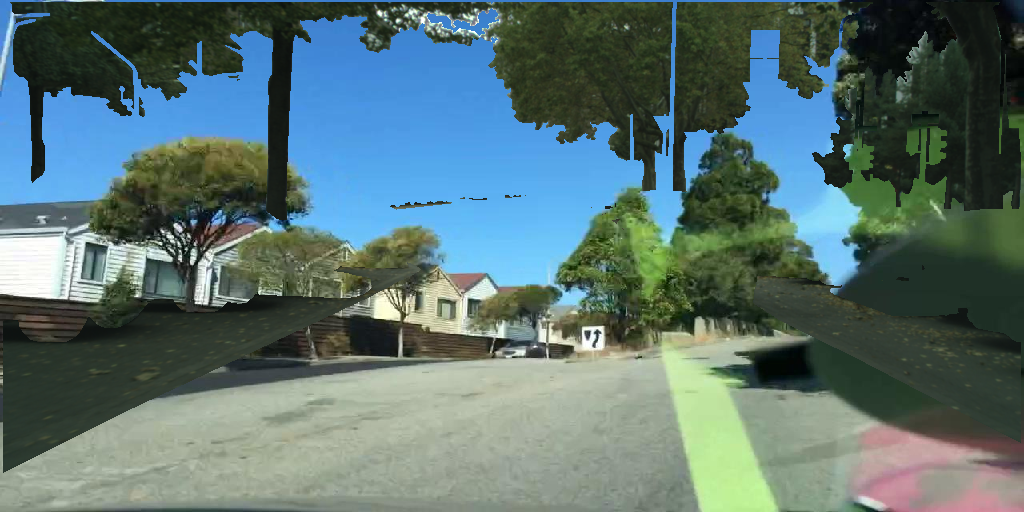
#> input picture Semi-Supervised_Natural-FoSSIL/inc/deeplab_gaps_meanT/data_used/step2/train/images/aachen_000084_000019_leftImg8bit.png, 1024 x 512 px
$ python -i data_maker.py   (imports and definitions only)
#> lines starting #> are read from the running program, lines starting #| are printed output that depends on the picture
import numpy as np
import os
from PIL import Image
import shutil
import sys
import pickle


labels_to_name = {
  0 :'unlabeled',
  1 :'ego vehicle',
  2 :'rectification border',
  3 :'out of roi',
  4 :'static',
  5 :'dynamic',
  6 :'ground',
  7 :'road', ## Take from here
  8 :'sidewalk',
  9 :'parking',
 10 :'rail track',
 11 :'building',
 12 :'wall',
 13 :'fence',
 14 :'guard rail', ## not to take
 15 :'bridge', ## not to take
 16 :'tunnel', ## not to take
 17 :'pole',
 18 :'polegroup', ## not to take
 19 :'traffic light',
 20 :'traffic sign',
 21 :'vegetation',
 22 :'terrain',
 23 :'sky',
 24 :'person',
 25 :'rider',
 26 :'car',
 27 :'truck',
 28 :'bus',
 29 :'caravan', ## not to take
 30 :'trailer', ## not to take
 31 :'train',
 32 :'motorcycle',
 33 :'bicycle',
 -1 :'licenseplate' ## not to take
}

'''
train
0 832
1 2975
2 1098
3 2975
4 2945
5 1365
6 1073
7 2934
8 2811
9 720
10 101
11 2934
12 970
13 1296
14 19
15 233
16 25
17 2949
18 223
19 1658
20 2808
21 2891
22 1654
23 2686
24 2343
25 1023
26 2832
27 359
28 274
29 59
30 72
31 142
32 513
33 1646


test
0 93
1 500
2 267
3 500
4 498
5 264
6 189
7 484
8 466
9 111
10 15
11 491
12 202
13 189
14 1
15 14
16 0
17 491
18 37
19 291
20 473
21 486
22 241
23 442
24 402
25 253
26 479
27 80
28 75
29 8
30 13
31 22
32 93
33 345

https://github.com/mcordts/cityscapesScripts/blob/master/cityscapesscripts/helpers/labels.py
'''

idd_path = "semi_fscil/natural/natural_data/cityscape/"
img_path_train = idd_path+"leftImg8bit/train/"
img_path_test = idd_path+"leftImg8bit/val/"

lbl_path_train = idd_path+"gtFine/train/"
lbl_path_test = idd_path+"gtFine/val/"


train_files = []

# [7 lines not run here, left out]


test_files = []

# [8 lines not run here, left out]


bbd_save = "semi_fscil/natural/dataset/step2/"
bbd_save_train = bbd_save+"train/"
bbd_save_val = bbd_save+"test/"


class_labels = [10,11,255]

def class_label_dict(gts_folder,class_labels):
    label_dict={}
    for lbls in class_labels:
        label_dict[lbls]=[]

    print(label_dict)

    if type(gts_folder) is list:
        gts_files = gts_folder
    else:
        gts_files=os.listdir(gts_folder)
    print(gts_folder, len(gts_files))
    for files in gts_files:
        #print(files)
        sys.stdout.flush()
        if type(gts_folder) is list:
            gt_read = np.array(Image.open(files))
        else:
            gt_read = np.array(Image.open(gts_folder+files))
        uniq=np.unique(gt_read)
        #print(uniq)
        for i in uniq:
            label_dict[i].append(files.split("/")[-1])
    return label_dict

# [1 line that did not run here, left out]
# [1 line that did not run here, left out]


# [12 lines not run here, left out]


## Step 2
req_labels = [9,21]
train_file_names = {}
test_file_names = {}

# Define the label mapping
label_mapping = {
    9:10,
    21:11
}


def mask_and_relabel(image_path, file_save_path):

#> called with file_save_path = 'out.png'
    gt_read = np.array(Image.open(image_path))
#> gt_read is the input picture: shape (512, 1024, 3); mean R, G, B 90.5, 114.9, 113.6

    # Set to 255 all values not in classes_to_keep
    mask = np.isin(gt_read, req_labels, invert=True)
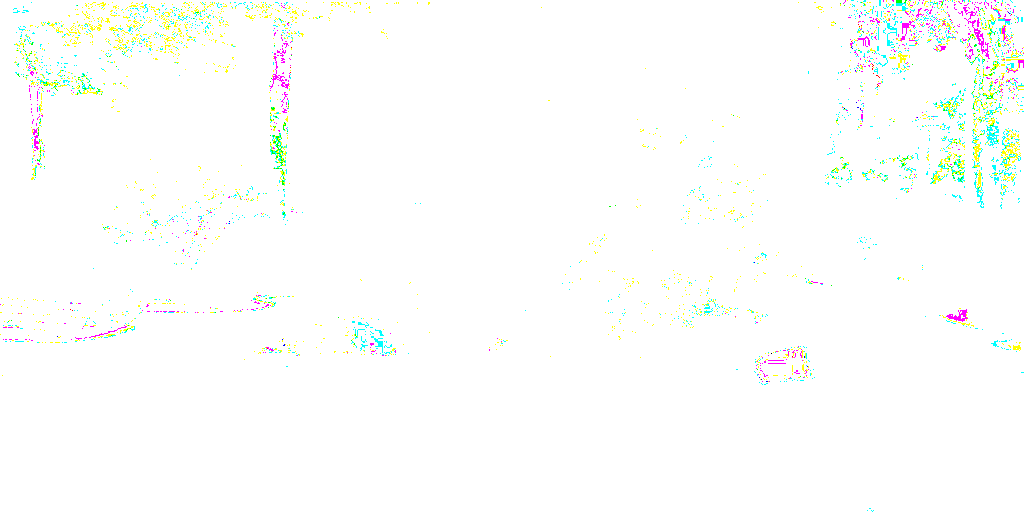
#> mask: shape (512, 1024, 3) bool; mean R, G, B 0.991, 0.996, 0.99
    gt_read[mask] = 255

    unique_classes_after_masking = np.unique(gt_read)
#> unique_classes_after_masking = [9, 21, 255]

    if len(unique_classes_after_masking)==1:
        return 0

    print(f"Unique classes after masking in {image_path.split('/')[-4:]}: {unique_classes_after_masking}")
#| Unique classes after masking in ['step2', 'train', 'images', 'aachen_000084_000019_leftImg8bit.png']: [  9  21 255]

    for original, new_label in sorted(label_mapping.items(), key=lambda x: x[1]):
        gt_read[gt_read == original] = new_label
#> gt_read: shape (512, 1024, 3); mean R, G, B 252.7, 254.1, 252.4

    unique_classes_after_relabel = np.unique(gt_read)
#> unique_classes_after_relabel = [10, 11, 255]
    print(f"Unique classes after relabeling in {image_path.split('/')[-4:]}: {unique_classes_after_relabel}")
#| Unique classes after relabeling in ['step2', 'train', 'images', 'aachen_000084_000019_leftImg8bit.png']: [ 10  11 255]

    image_name = file_save_path+image_path.split("/")[-1]
    result_img = Image.fromarray(gt_read.astype(np.uint8))
    result_img.save(image_name)
    print("File saved at ",image_name)
    return 1


bbd_save = "semi_fscil/natural/dataset/step2/"
bbd_save_train = bbd_save+"train/"
bbd_save_val = bbd_save+"test/"


# [19 lines not run here, left out]


train_count=0
# [12 lines not run here, left out]


'''
print("Preparing train files ")
print("Files taken from \n",lbl_path_train,"\n",img_path_train)
print("Files saved at \n",bbd_save_train+"labels/","\n",bbd_save_train+"images/")
#print(train_file_names)

#print(len(os.listdir(bbd_save_train+"labels/")))

train_count=0
for files in train_files:
    mask_sel = mask_and_relabel(files,bbd_save_train+"labels/")
    if mask_sel:
        img_name = "/".join(files.replace("gtFine_labelIds","leftImg8bit").split("/")[-2:])
        #if "train" in files:
        shutil.copy(img_path_train+img_name,bbd_save_train+"images/")
        #if "val" in files:
            #shutil.copy(img_path_val+img_name,bbd_save_train+"images/")
        print("Copied ",img_name," to ",bbd_save_train+"images/")
        sys.stdout.flush()
        train_count+=1

    if train_count%100==0:
        print("Processed ", train_count," files.")
'''


# [2 lines not run here, left out]

>>> result = mask_and_relabel('../Semi-Supervised_Natural-FoSSIL/inc/deeplab_gaps_meanT/data_used/step2/train/images/aachen_000084_000019_leftImg8bit.png', 'out.png')

$ run again, on Detection/resources/coco_test_12510.jpg
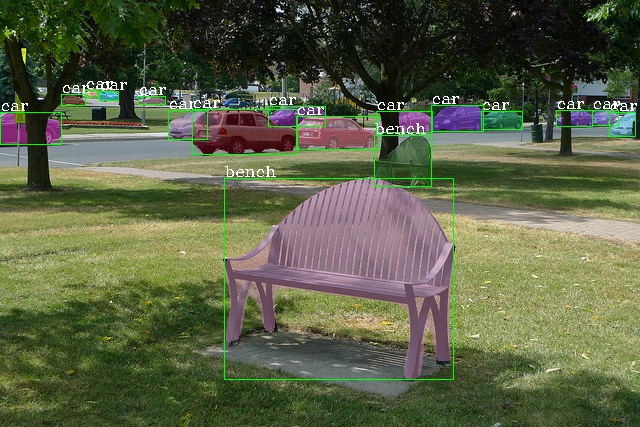
#> input picture Detection/resources/coco_test_12510.jpg, 640 x 427 px
#> in mask_and_relabel, gt_read is the input picture: shape (427, 640, 3); mean R, G, B 91, 97.4, 69.1
#> in mask_and_relabel, `mask = np.isin(gt_read, req_labels, invert=True)`:
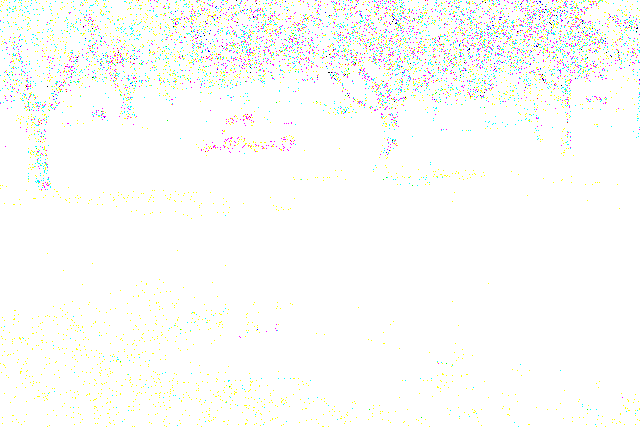
#> mask: shape (427, 640, 3) bool; mean R, G, B 0.987, 0.99, 0.981
#> unique_classes_after_masking = [9, 21, 255]
#| Unique classes after masking in ['..', 'Detection', 'resources', 'coco_test_12510.jpg']: [  9  21 255]
#> unique_classes_after_relabel = [10, 11, 255]
#| Unique classes after relabeling in ['..', 'Detection', 'resources', 'coco_test_12510.jpg']: [ 10  11 255]
